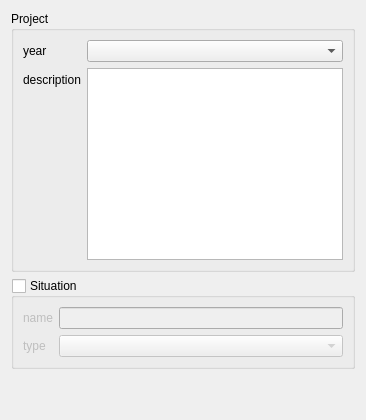
     <widget class="QWidget" name="tab_metadata">
      <attribute name="title">
       <string>Metadata</string>
      </attribute>
      <layout class="QVBoxLayout" name="verticalLayout_3">
       <item>
        <widget class="QGroupBox" name="group_project">
         <property name="enabled">
          <bool>true</bool>
         </property>
         <property name="focusPolicy">
          <enum>Qt::StrongFocus</enum>
         </property>
         <property name="title">
          <string>Project</string>
         </property>
         <layout class="QFormLayout" name="formLayout">
          <item row="0" column="0">
           <widget class="QLabel" name="label_project_year">
            <property name="text">
             <string>year</string>
            </property>
           </widget>
          </item>
          <item row="0" column="1">
           <widget class="QComboBox" name="combo_project_year"/>
          </item>
          <item row="1" column="0">
           <widget class="QLabel" name="label_project_description">
            <property name="text">
             <string>description</string>
            </property>
           </widget>
          </item>
          <item row="1" column="1">
           <widget class="QTextEdit" name="edit_project_description">
            <property name="acceptRichText">
             <bool>false</bool>
            </property>
           </widget>
          </item>
         </layout>
        </widget>
       </item>
       <item>
        <widget class="QGroupBox" name="group_situation">
         <property name="title">
          <string>Situation</string>
         </property>
         <property name="checkable">
          <bool>true</bool>
         </property>
         <property name="checked">
          <bool>false</bool>
         </property>
         <layout class="QFormLayout" name="formLayout_3">
          <item row="0" column="0">
           <widget class="QLabel" name="label_situation_name">
            <property name="text">
             <string>name</string>
            </property>
           </widget>
          </item>
          <item row="0" column="1">
           <widget class="QLineEdit" name="edit_situation_name">
            <property name="text">
             <string/>
            </property>
            <property name="clearButtonEnabled">
             <bool>false</bool>
            </property>
           </widget>
          </item>
          <item row="1" column="0">
           <widget class="QLabel" name="label_situation_type">
            <property name="text">
             <string>type</string>
            </property>
           </widget>
          </item>
          <item row="1" column="1">
           <widget class="QComboBox" name="combo_situation_type"/>
          </item>
         </layout>
        </widget>
       </item>
       <item>
        <spacer name="verticalSpacer">
         <property name="orientation">
          <enum>Qt::Vertical</enum>
         </property>
         <property name="sizeHint" stdset="0">
          <size>
           <width>20</width>
           <height>40</height>
          </size>
         </property>
        </spacer>
       </item>
      </layout>
     </widget>
